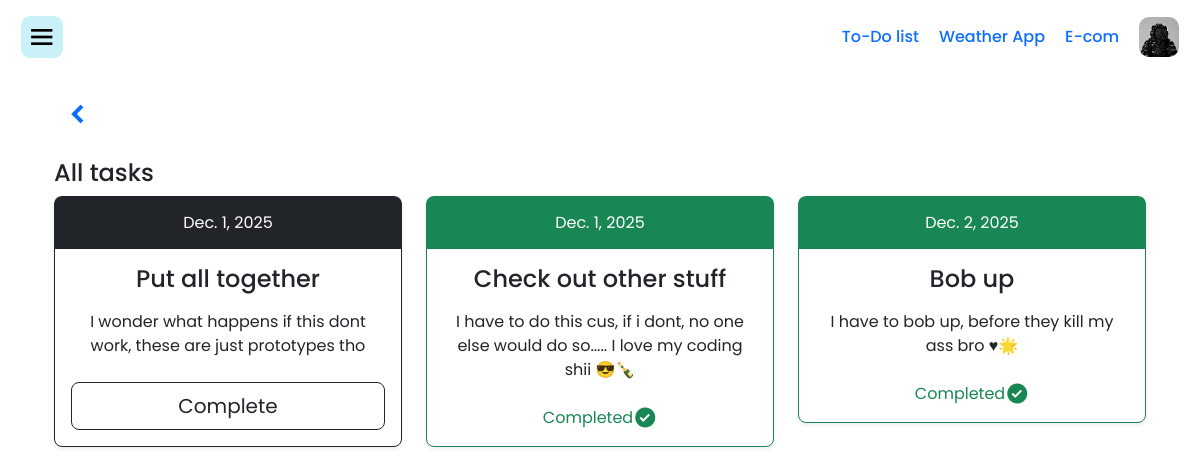
Page /all/ on the committed database.
### tasks/models.py (models this page shows, shortened)
class Task(models.Model):
    PRIORITY_CHOICES = [
        (1, 'Low'),
        (2, 'Medium'),
        (3, 'High'),
    ]
    title = models.CharField(max_length=200)
    description = models.TextField(blank=True, null=True)
    priority = models.IntegerField(choices=PRIORITY_CHOICES, default=2)
    due_date = models.DateField(null=True, blank=True)
    completed = models.BooleanField(default=False)
    date_added = models.DateTimeField(auto_now_add=True, null=True)
    class Meta:
        ordering = ["-date_added"]

### tasks/views.py (the view)
# urls.py: path('all/', views.all_tasks, name='all_tasks'),
def all_tasks(request):
    tasks = Task.objects.all()
    return render(request, "tasks/all_tasks.html", {
        'tasks': tasks,
    })

### templates/tasks/all_tasks.html (shortened to what this page needs)
{%extends 'partials/base.html'%}
{%load crispy_forms_tags%}
{%block content%}
<div class="container">
  <div class="d-flex align-items-center flex-start">
    <a href="/" class="p-2 my-3">
      <i class="bx bxs-chevron-left"></i>
    </a>
  </div>
</div>
    <div class="container">
      <h4>All tasks</h4>
        {%if tasks%}
        <div class="row row-cols-1 row-cols-md-3 mb-3 text-center">
          {%for task in tasks%}
          {%if task.completed%}
          <div class="col">
            <div class="card mb-4 rounded-3 shadow-sm border-success">
              <div class="card-header py-3 text-bg-success border-success">
                <h6 class="my-0 fw-normal">{{task.due_date}}</h6>
              </div>
              <div class="card-body">
                <h4 class="card-title pricing-card-title">{{task.title}}</h4>
                <p class="mt-3 mb-4">
                  {{task.description}}
                </p>
                {%if task.completed%}
                <div class="d-flex align-items-center justify-content-center">
                  <a href="#" class="disabled text-success">Completed</a>
                  <i class="bx bxs-check-circle fs-4 text-success"></i>
                </div>
                {%else%}
                <a href="{%url 'tasks:complete_task' task.id%}" class="w-100 btn btn-lg btn-primary">Complete</a>
                {%endif%}
              </div>
            </div>
          </div>
          {%else%}
          <div class="col">
            <div class="card mb-4 rounded-3 shadow-sm border-dark">
              <div class="card-header py-3 border-dark text-bg-dark">
                <h6 class="my-0 fw-normal">{{task.due_date}}</h6>
              </div>
              <div class="card-body">
                <h4 class="card-title pricing-card-title">{{task.title}}</h4>
                <p class="mt-3 mb-4">
                  {{task.description}}
                </p>
                <a href="{%url 'tasks:complete_task' task.id%}" class="w-100 btn btn-lg btn-outline-dark">Complete</a>
              </div>
            </div>
          </div>
          {%endif%}
          {%endfor%}
          {%else%}
          <div class="container text-center">
              <h4 class="mt-5">You do not have any pending tasks</h4>
              <a href="{%url 'tasks:add_task'%}" class="btn bby btn-primary mt-2">Create new tasks</a>
          </div>
          {%endif%}
        </div>
      </div>
</div>
{%endblock%}

### templates/partials/base.html (shortened to what this page needs)
<!doctype html>
{%load static%}
<html lang="en">
<head>
    <link href='https://unpkg.com/boxicons@2.1.4/css/boxicons.min.css' rel='stylesheet'>
    <link href="https://cdn.jsdelivr.net/npm/bootstrap@5.3.3/dist/css/bootstrap.min.css" rel="stylesheet"
>
</head>
<body>
    <header class="header">
        <a href="#" class="anchor">
            <i class='bx bx-menu'></i>
        </a>
        <nav>
            <a href="/" class="try-pro {% if request.path == '/' %} text-dark fw-bold{%endif%}">To-Do list</a>
            <a href="{%url 'weather:weather_view'%}" class="try-pro {% if request.path == '/weather/' %} text-dark fw-bold{%endif%}">Weather App</a>
            <a href="#" class="try-pro">E-com</a>
            <img height="40" src="{%static 'media/web4.jpg'%}" alt="">
        </nav>
    </header>
    <div class="container">
        {%block content%}{%endblock%}
</body>
</html>

### templates/partials/base.html (style rules this page uses)
body { font-family: "Poppins", sans-serif; }
.header { display: flex; padding: 1em 1.3em; justify-content: space-between; align-items: center; }
a { text-decoration: none; }
.try-pro { font-weight: 500; font-size: 1em; }
.bx { font-weight: normal; font-size: 2em; }
.anchor { display: flex; text-decoration: none; background: #CAF0F8; color: #000000; padding: 5px; border-radius: 9px; }
img { object-fit: cover; border-radius: 10px; }
nav { display: flex; gap: 20px; align-items: center; }

### rows in the picture
Task: due_date "Dec. 1, 2025", title "Put all together", description "I wonder what happens if this dont work, these are just prototypes tho"
Task: due_date "Dec. 1, 2025", title "Check out other stuff", description "I have to do this cus, if i dont, no one else would do so..... I love my coding shii 😎🍾", completed "Completed"
Task: due_date "Dec. 2, 2025", title "Bob up", description "I have to bob up, before they kill my ass bro ♥🌟", completed "Completed"
